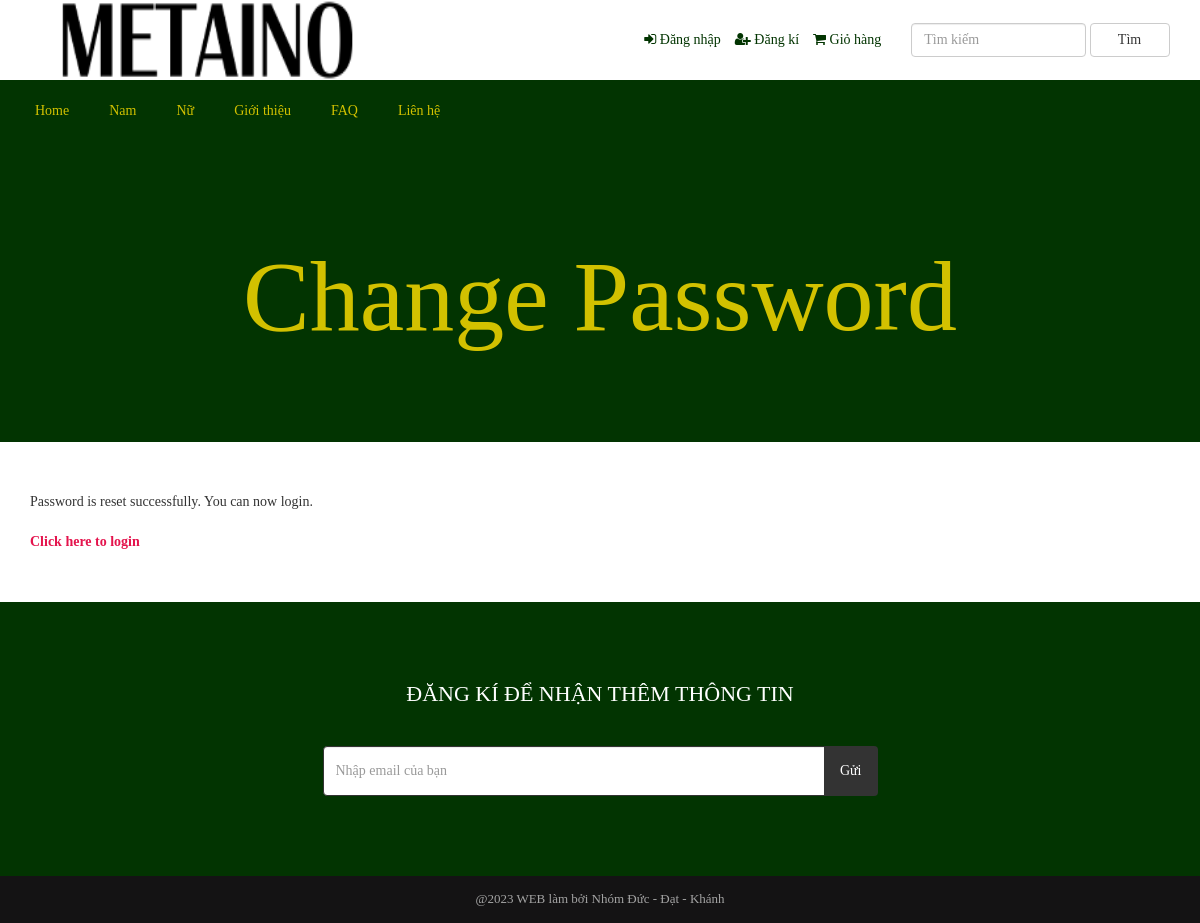
Page /reset-password-success.php (signed in) on the committed database.
### tables this page shows
CREATE TABLE `tbl_top_category` (
  `tcat_id` int(11) NOT NULL,
  `tcat_name` varchar(255) NOT NULL,
  `show_on_menu` int(11) NOT NULL
);

CREATE TABLE `tbl_settings` (
  `id` int(11) NOT NULL,
  `logo` varchar(255) NOT NULL,
  `favicon` varchar(255) NOT NULL,
  `footer_about` text NOT NULL,
  `footer_copyright` text NOT NULL,
  `contact_address` text NOT NULL,
  `contact_email` varchar(255) NOT NULL,
  `contact_phone` varchar(255) NOT NULL,
  `contact_fax` varchar(255) NOT NULL,
  `contact_map_iframe` text NOT NULL,
  `receive_email` varchar(255) NOT NULL,
  `receive_email_subject` varchar(255) NOT NULL,
  `receive_email_thank_you_message` text NOT NULL,
  `forget_password_message` text NOT NULL,
  `total_recent_post_footer` int(11) NOT NULL,
  `total_popular_post_footer` int(11) NOT NULL,
  `total_recent_post_sidebar` int(11) NOT NULL,
  `total_popular_post_sidebar` int(11) NOT NULL,
  `total_featured_product_home` int(11) NOT NULL,
  `total_latest_product_home` int(11) NOT NULL,
  `total_popular_product_home` int(11) NOT NULL,
  `meta_title_home` text NOT NULL,
  `meta_keyword_home` text NOT NULL,
  `meta_description_home` text NOT NULL,
  `banner_login` varchar(255) NOT NULL,
  `banner_registration` varchar(255) NOT NULL,
  `banner_forget_password` varchar(255) NOT NULL,
  `banner_reset_password` varchar(255) NOT NULL,
  `banner_search` varchar(255) NOT NULL,
  `banner_cart` varchar(255) NOT NULL,
  `banner_checkout` varchar(255) NOT NULL,
  `banner_product_category` varchar(255) NOT NULL,
  `banner_blog` varchar(255) NOT NULL,
  `cta_title` varchar(255) NOT NULL,
  `cta_content` text NOT NULL,
  `cta_read_more_text` varchar(255) NOT NULL,
  `cta_read_more_url` varchar(255) NOT NULL,
  `cta_photo` varchar(255) NOT NULL,
  `featured_product_title` varchar(255) NOT NULL,
  `featured_product_subtitle` varchar(255) NOT NULL,
  `latest_product_title` varchar(255) NOT NULL,
  `latest_product_subtitle` varchar(255) NOT NULL,
  `popular_product_title` varchar(255) NOT NULL,
  `popular_product_subtitle` varchar(255) NOT NULL,
  `testimonial_title` varchar(255) NOT NULL,
  `testimonial_subtitle` varchar(255) NOT NULL,
  `testimonial_photo` varchar(255) NOT NULL,
  `blog_title` varchar(255) NOT NULL,
  `blog_subtitle` varchar(255) NOT NULL,
  `newsletter_text` text NOT NULL,
  `paypal_email` varchar(255) NOT NULL,
  `stripe_public_key` varchar(255) NOT NULL,
  `stripe_secret_key` varchar(255) NOT NULL,
  `bank_detail` text NOT NULL,
  `before_head` text NOT NULL,
  `after_body` text NOT NULL,
  `before_body` text NOT NULL,
  `home_service_on_off` int(11) NOT NULL,
  `home_welcome_on_off` int(11) NOT NULL,
  `home_featured_product_on_off` int(11) NOT NULL,
  `home_latest_product_on_off` int(11) NOT NULL,
  `home_popular_product_on_off` int(11) NOT NULL,
  `home_testimonial_on_off` int(11) NOT NULL,
  `home_blog_on_off` int(11) NOT NULL,
  `newsletter_on_off` int(11) NOT NULL,
  `ads_above_welcome_on_off` int(11) NOT NULL,
  `ads_above_featured_product_on_off` int(11) NOT NULL,
  `ads_above_latest_product_on_off` int(11) NOT NULL,
  `ads_above_popular_product_on_off` int(11) NOT NULL,
  `ads_above_testimonial_on_off` int(11) NOT NULL,
  `ads_category_sidebar_on_off` int(11) NOT NULL
);

### reset-password-success.php (the view)
<?php require_once('header.php'); ?>
<?php
$statement = $pdo->prepare("SELECT * FROM tbl_settings WHERE id=1");
$statement->execute();
$result = $statement->fetchAll(PDO::FETCH_ASSOC);
foreach ($result as $row) {
    $banner_forget_password = $row['banner_forget_password'];
}
?>
<div class="page-banner" style="background-color:#444;background-image: url(assets/uploads/<?php echo $banner_forget_password; ?>);">
    <div class="inner">
        <h1><?php echo LANG_VALUE_149; ?></h1>
    </div>
</div>
<div class="page">
    <div class="container">
        <div class="row">
            <div class="col-md-12">
                <div class="user-content">
                    <?php echo LANG_VALUE_146; ?><br><br>
                    <a href="<?php echo BASE_URL; ?>login.php" style="color:#e4144d;font-weight:bold;"><?php echo LANG_VALUE_11; ?></a>
                </div>
            </div>
        </div>
    </div>
</div>
<?php require_once('footer.php'); ?>

### header.php (shortened to what this page needs)
<?php
include("admin/inc/config.php");
$statement = $pdo->prepare("SELECT * FROM tbl_settings WHERE id=1");
$statement->execute();
$result = $statement->fetchAll(PDO::FETCH_ASSOC);
?>
<!DOCTYPE html>
<html lang="en">
<head>
	<link rel="stylesheet" href="assets/css/bootstrap.min.css">
	<link rel="stylesheet" href="assets/css/font-awesome.min.css">
	<link rel="stylesheet" href="assets/css/owl.carousel.min.css">
	<link rel="stylesheet" href="assets/css/owl.theme.default.min.css">
	<link rel="stylesheet" href="assets/css/jquery.bxslider.min.css">
    <link rel="stylesheet" href="assets/css/magnific-popup.css">
    <link rel="stylesheet" href="assets/css/rating.css">
	<link rel="stylesheet" href="assets/css/spacing.css">
	<link rel="stylesheet" href="assets/css/bootstrap-touch-slider.css">
	<link rel="stylesheet" href="assets/css/animate.min.css">
	<link rel="stylesheet" href="assets/css/tree-menu.css">
	<link rel="stylesheet" href="assets/css/select2.min.css">
	<link rel="stylesheet" href="assets/css/main1.css">
	<link rel="stylesheet" href="assets/css/responsive.css">
</head>
<body>
<div class="header">
	<div class="container">
		<div class="row inner">
			<div class="col-md-4 logo">
				<a href="index.php"><img src="assets/uploads/metaino.png" alt="logo image"></a>
			</div>
			<div class="col-md-5 right">
				<ul>
					<?php
					if(isset($_SESSION['customer'])) {
						?>
						<li><i class="fa fa-user"></i> <?php echo LANG_VALUE_13; ?> <?php echo $_SESSION['customer']['cust_name']; ?></li>
						<li><a href="dashboard.php"><i class="fa fa-home"></i> <?php echo LANG_VALUE_89; ?></a></li>
						<?php
					} else {
						?>
						<li><a href="login.php"><i class="fa fa-sign-in"></i> Đăng nhập</a></li>
						<li><a href="registration.php"><i class="fa fa-user-plus"></i> Đăng kí</a></li>
						<?php
					}
					?>
					<li><a href="cart.php"><i class="fa fa-shopping-cart"></i> Giỏ hàng </a></li>
				</ul>
			</div>
			<div class="col-md-3 search-area">
				<form class="navbar-form navbar-left" role="search" action="search-result.php" method="get">
					<div class="form-group">
						<input type="text" class="form-control search-top" placeholder="Tìm kiếm" name="search_text">
					</div>
					<button type="submit" class="btn btn-default">Tìm</button>
				</form>
			</div>
		</div>
	</div>
</div>
<div class="nav">
	<div class="container">
		<div class="row">
			<div class="col-md-12 pl_0 pr_0">
				<div class="menu-container">
					<div class="menu">
						<ul>
							<li><a href="index.php">Home</a></li>
							<?php
							$statement = $pdo->prepare("SELECT * FROM tbl_top_category WHERE show_on_menu=1");
							$statement->execute();
							$result = $statement->fetchAll(PDO::FETCH_ASSOC);
							foreach ($result as $row) {
								?>
								<li><a href="product-category.php?id=<?php echo $row['tcat_id']; ?>&type=top-category"><?php echo $row['tcat_name']; ?></a>
								</li>
								<?php
							}
							?>
							<li><a href="about.php">Giới thiệu</a></li>
							<li><a href="faq.php">FAQ</a></li>
							<li><a href="contact.php">Liên hệ</a></li>
						</ul>
					</div>
				</div>
			</div>
		</div>
	</div>
</div>

### assets/css/main1.css (style rules this page uses)
* { margin: 0; padding: 0; }
body { font-family: 'UTM Avo'; font-size: 14px; }
h1, h2, h3, h4, h5, h6 { font-family: 'UTM Avo' }
a { text-decoration: none; }
.header { width: 100%; height: auto; background: #fff; }
.header .inner { height: auto; display: table; }
.header .logo { float: none; display: table-cell; vertical-align: middle; }
.header .logo img { max-width: 100%; height: 80px; }
.header .navbar-form .form-control { width: 300px; }
.header .search-area { float: none; display: table-cell; vertical-align: middle; }
.header .search-area .form-group { width: calc(100% - 84px); }
.header .search-area button { width: 80px; }
.header .search-area form { width: 100%; }
.header .right { float: none; display: table-cell; vertical-align: middle; padding-right: 0; }
.header .right ul { float: right; margin-bottom: 0; }
.header .right ul li { list-style-type: none; float: left; margin-left: 14px; color: #023401; }
.header .right ul li a { color: #023401; }
.header .navbar-form .search-top { width: 100%; }
.nav { background: #023401; }
.menu-dropdown-icon:before { content: "\f067"; font-family: "FontAwesome"; display: none; cursor: pointer; float: right; padding: 1.5em 2em; background: #fff; color: #333; }
.menu > ul { margin: 0 auto; width: 100%; list-style: none; padding: 0; position: relative; box-sizing: border-box; }
.menu > ul:before, .menu > ul:after { content: ""; display: table; }
.menu > ul:after { clear: both; }
.menu > ul > li { float: left; padding: 0; margin: 0; }
.menu > ul > li a { text-decoration: none; padding: 1.5em 20px; display: block; color: #d2c100; }
.page-banner { width: 100%; height: auto; background-repeat: no-repeat; background-position: center center; -webkit-background-size: cover; background-size: cover; position: relative; padding-top: 80px; padding-bottom: 80px; overflow: hidden; }
.page-banner h1 { color: #d2c100; font-size: 100px; text-align: center; z-index: 999; position: relative; }
.page { width: 100%; height: auto; padding-top: 50px; padding-bottom: 50px; }

### assets/css/responsive.css (style rules this page uses)
@media only screen and (min-width: 992px) { .header .inner { width: 100%; } }
@media only screen and (min-width: 992px) { .header .search-area { padding-right: 0; } }
@media only screen and (min-width: 992px) { .header .search-area form { padding-right: 0; } }
@media only screen and (min-width: 992px) { .header .container { padding-right: 0; } }

### rows in the picture
tbl_top_category: tcat_name "Nam"
tbl_top_category: tcat_name "Nữ"
tbl_settings: banner_forget_password (picture)

### other values in the picture
LANG_VALUE_149 "Change Password"
LANG_VALUE_146 "Password is reset successfully. You can now login."
LANG_VALUE_11 "Click here to login"
